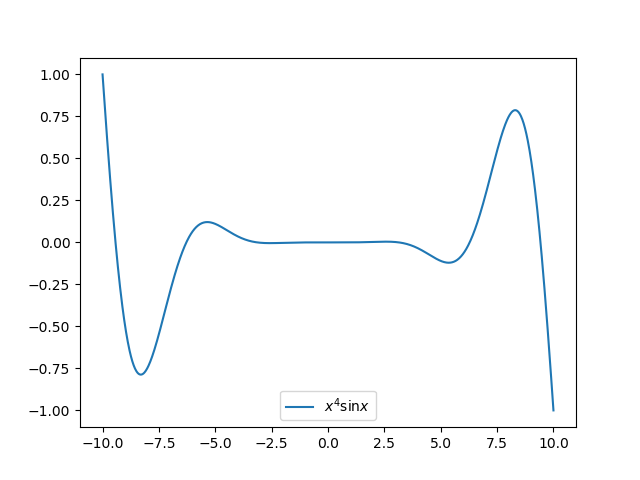

Write the Python code that produced this figure.
import pylab
#pylab.rc('text', usetex=True)

x = pylab.linspace(-10,10,1001)
for n in range(1,5):
    y = x**n * pylab.sin(x)
    y /= max(y)
pylab.plot(x,y, label=r'$x^{}\sin x$'.format(n))
pylab.legend(loc='lower center')
#pylab.show()
pylab.savefig('xnsinx.png')
